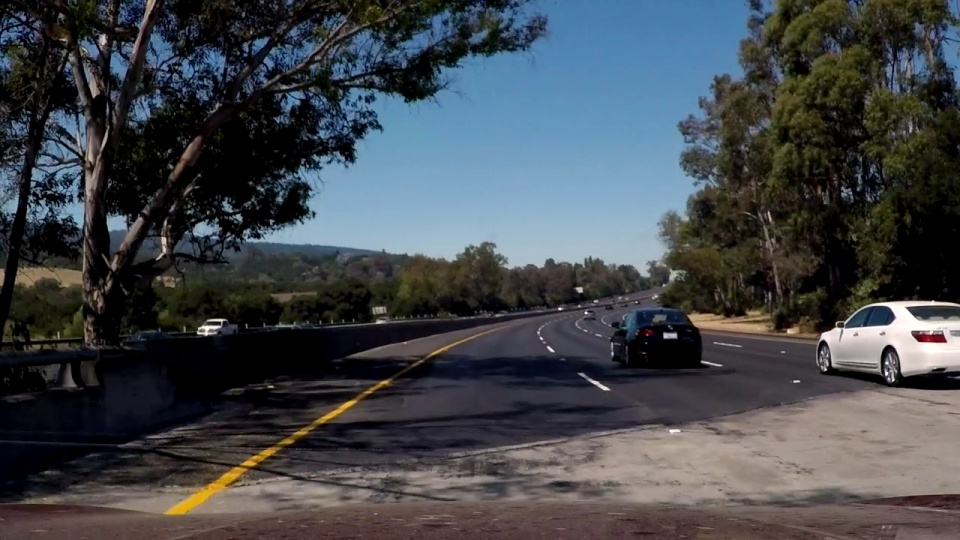
#> input picture pi2/slope_test.jpg, 960 x 540 px; its folder holds only this picture in this run
$ python -i LineDetection.py   (imports and definitions only)
#> lines starting #> are read from the running program, lines starting #| are printed output that depends on the picture; after the words box and inside, x2 and y2 are one past the last pixel; in counts of white or black regions, pixels touching at a corner belong together
import matplotlib.pyplot as plt
import matplotlib.image as mpimg
import numpy as np
import cv2
import random
import os, sys

# [1 line not run here, left out]
fit_result, l_fit_result, r_fit_result, L_lane,R_lane = [], [], [], [], []

def canny(img, low_threshold, high_threshold):
    return cv2.Canny(img, low_threshold, high_threshold)

def gaussian_blur(img, kernel_size):
    return cv2.GaussianBlur(img, (kernel_size, kernel_size), 0)

def region_of_interest(img, vertices):
    mask = np.zeros_like(img)
    if len(img.shape) > 2:
        channel_count = img.shape[2]  # i.e. 3 or 4 depending on your image
        ignore_mask_color = (255,) * channel_count
    else:
        ignore_mask_color = 255
    cv2.fillPoly(mask, vertices, ignore_mask_color)
    masked_image = cv2.bitwise_and(img, mask)
    return masked_image

def draw_lines(img, lines, color=[255, 0, 0], thickness=10):
      for line in lines:
        for x1,y1,x2,y2 in line:
            cv2.line(img, (x1, y1), (x2, y2), color, thickness)

def hough_lines(img, rho, theta, threshold, min_line_len, max_line_gap):
    lines = cv2.HoughLinesP(img, rho, theta, threshold, np.array([]), minLineLength=min_line_len, maxLineGap=max_line_gap)
    line_arr = np.zeros((img.shape[0], img.shape[1], 3), dtype=np.uint8)
    return lines

def weighted_img(img, initial_img, alpha=0.8, beta=1., ramda=0.):
    return cv2.addWeighted(initial_img, alpha, img, beta, ramda)

def Collect_points(lines):
    interp = lines.reshape(lines.shape[0]*2,2)
    for line in lines:
        if np.abs(line[3]-line[1]) > 5:
            tmp = np.abs(line[3]-line[1])
            a = line[0] ; b = line[1] ; c = line[2] ; d = line[3]
            slope = (line[2]-line[0])/(line[3]-line[1])
            for m in range(0,tmp,5):
                if slope>0:
                    new_point = np.array([[int(a+m*slope),int(b+m)]])
                    interp = np.concatenate((interp,new_point),axis = 0)
                elif slope<0:
                    new_point = np.array([[int(a-m*slope),int(b-m)]])
                    interp = np.concatenate((interp,new_point),axis = 0)
    return interp

def get_random_samples(lines):
    one = random.choice(lines)
    two = random.choice(lines)
    if(two[0]==one[0]): # extract again if values are overlapped
        while two[0]==one[0]:
            two = random.choice(lines)
    one, two = one.reshape(1,2), two.reshape(1,2)
    three = np.concatenate((one,two),axis=1)
    three = three.squeeze()
    return three

def compute_model_parameter(line):
    # y = mx+n
    m = (line[3] - line[1])/(line[2] - line[0])
    n = line[1] - m*line[0]
    # ax+by+c = 0
    a, b, c = m, -1, n
    par = np.array([a,b,c])
    return par

def compute_distance(par, point):
    # distance between line & point

    return np.abs(par[0]*point[:,0]+par[1]*point[:,1]+par[2])/np.sqrt(par[0]**2+par[1]**2)

def model_verification(par, lines):
    # calculate distance
    distance = compute_distance(par,lines)
    # total sum of distance between random line and sample points
    sum_dist = distance.sum(axis=0)
    # average
    avg_dist = sum_dist/len(lines)

    return avg_dist

def get_fitline(img, f_lines):

    rows,cols = img.shape[:2]
    output = cv2.fitLine(f_lines,cv2.DIST_L2,0, 0.01, 0.01)
    vx, vy, x, y = output[0], output[1], output[2], output[3]
    x1, y1 = int(((img.shape[0]-1)-y)/vy*vx + x) , img.shape[0]-1
    x2, y2 = int(((img.shape[0]/2+100)-y)/vy*vx + x) , int(img.shape[0]/2+100)
    result = [x1,y1,x2,y2]

    return result

def draw_fitline(img, result_l,result_r, color=(255,0,255), thickness = 10):
    # draw fitting line
    lane = np.zeros_like(img)
    cv2.line(lane, (int(result_l[0]) , int(result_l[1])), (int(result_l[2]), int(result_l[3])), color, thickness)
    cv2.line(lane, (int(result_r[0]) , int(result_r[1])), (int(result_r[2]), int(result_r[3])), color, thickness)
    # add original image & extracted lane lines
    final = weighted_img(lane, img, 1,0.5)
    return final

def erase_outliers(par, lines):
    # distance between best line and sample points
    distance = compute_distance(par,lines)

    #filtered_dist = distance[distance<15]
    filtered_lines = lines[distance<13,:]
    return filtered_lines

def smoothing(lines, pre_frame):
    # collect frames & print average line
    lines = np.squeeze(lines)
    avg_line = np.array([0,0,0,0])

    for ii,line in enumerate(reversed(lines)):
        if ii == pre_frame:
            break
        avg_line += line
    avg_line = avg_line / pre_frame

    return avg_line

def ransac_line_fitting(img, lines, min=100):
    global fit_result, l_fit_result, r_fit_result
    best_line = np.array([0,0,0])
    if(len(lines)!=0):
        for i in range(30):
            sample = get_random_samples(lines)
            parameter = compute_model_parameter(sample)
            cost = model_verification(parameter, lines)
            if cost < min: # update best_line
                min = cost
                best_line = parameter
            if min < 3: break
        # erase outliers based on best line
        filtered_lines = erase_outliers(best_line, lines)
        fit_result = get_fitline(img, filtered_lines)
    else:
        if (fit_result[2]-fit_result[1])/(fit_result[1]-fit_result[0]) < 0:
            l_fit_result = fit_result
            return l_fit_result
        else:
            r_fit_result = fit_result
            return r_fit_result

    if (fit_result[2]-fit_result[1])/(fit_result[1]-fit_result[0]) < 0:
        l_fit_result = fit_result
        return l_fit_result
    else:
        r_fit_result = fit_result
        return r_fit_result

def detect_lanes_img(img):

    height, width = img.shape[:2]

    # Set ROI
    vertices = np.array([[(50,height),(width/2-45, height/2+60), (width/2+45, height/2+60), (width-50,height)]], dtype=np.int32)
    ROI_img = region_of_interest(img, vertices)

    # Convert to grayimage
    #g_img = grayscale(img)

    # Apply gaussian filter
    blur_img = gaussian_blur(ROI_img, 3)

    # Apply Canny edge transform
    canny_img = canny(blur_img, 70, 210)
    # to except contours of ROI image
    vertices2 = np.array([[(52,height),(width/2-43, height/2+62), (width/2+43, height/2+62), (width-52,height)]], dtype=np.int32)
    canny_img = region_of_interest(canny_img, vertices2)

    # Perform hough transform
    # Get first candidates for real lane lines
    line_arr = hough_lines(canny_img, 1, 1 * np.pi/180, 30, 10, 20)

    #draw_lines(img, line_arr, thickness=2)

    line_arr = np.squeeze(line_arr)
    # Get slope degree to separate 2 group (+ slope , - slope)
    slope_degree = (np.arctan2(line_arr[:,1] - line_arr[:,3], line_arr[:,0] - line_arr[:,2]) * 180) / np.pi

    # ignore horizontal slope lines
    line_arr = line_arr[np.abs(slope_degree)<160]
    slope_degree = slope_degree[np.abs(slope_degree)<160]
    # ignore vertical slope lines
    line_arr = line_arr[np.abs(slope_degree)>95]
    slope_degree = slope_degree[np.abs(slope_degree)>95]
    L_lines, R_lines = line_arr[(slope_degree>0),:], line_arr[(slope_degree<0),:]
    #print(line_arr.shape,'  ',L_lines.shape,'  ',R_lines.shape)

    # interpolation & collecting points for RANSAC
    L_interp = Collect_points(L_lines)
    R_interp = Collect_points(R_lines)

    #draw_circle(img,L_interp,(255,255,0))
    #draw_circle(img,R_interp,(0,255,255))

    # erase outliers based on best line
    left_fit_line = ransac_line_fitting(img, L_interp)
    right_fit_line = ransac_line_fitting(img, R_interp)

    # smoothing by using previous frames
    L_lane.append(left_fit_line), R_lane.append(right_fit_line)

    if len(L_lane) > 10:
        left_fit_line = smoothing(L_lane, 10)
    if len(R_lane) > 10:
        right_fit_line = smoothing(R_lane, 10)
    final = draw_fitline(img, left_fit_line, right_fit_line)
    print(int(left_fit_line[0]), int(right_fit_line[0]))
    return final

# [19 lines not run here, left out]

>>> import cv2
>>> picture = cv2.imread('slope_test.jpg')
#> picture is the input picture: shape (540, 960, 3); mean B, G, R 75.3, 70.7, 66.5
>>> result = detect_lanes_img(picture)
#> in region_of_interest, `cv2.fillPoly(mask, vertices, ignore_mask_color)`:
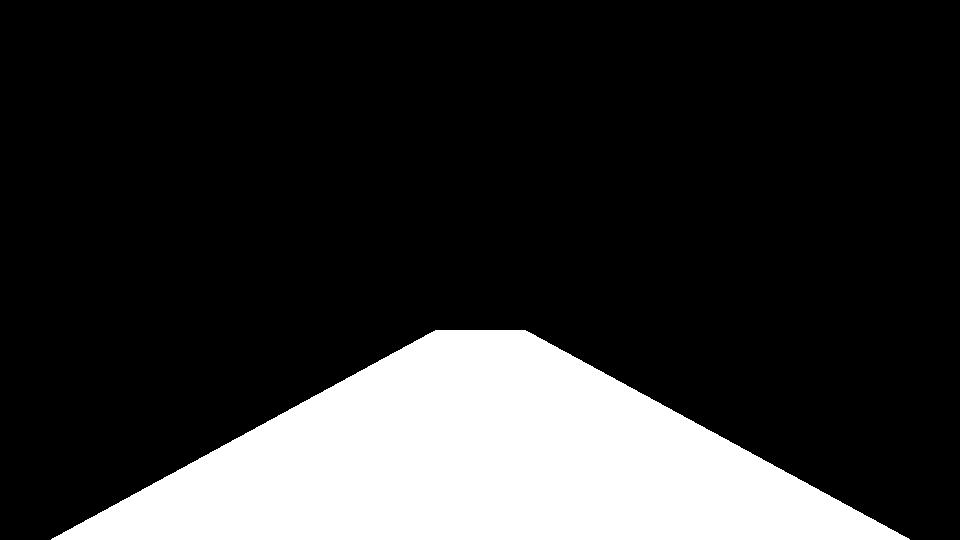
#> mask: shape (540, 960, 3); 19.3% white; 1 white region, box (x1, y1, x2, y2) and area: (51, 330, 910, 540) 99925
#> in region_of_interest, `masked_image = cv2.bitwise_and(img, mask)`:
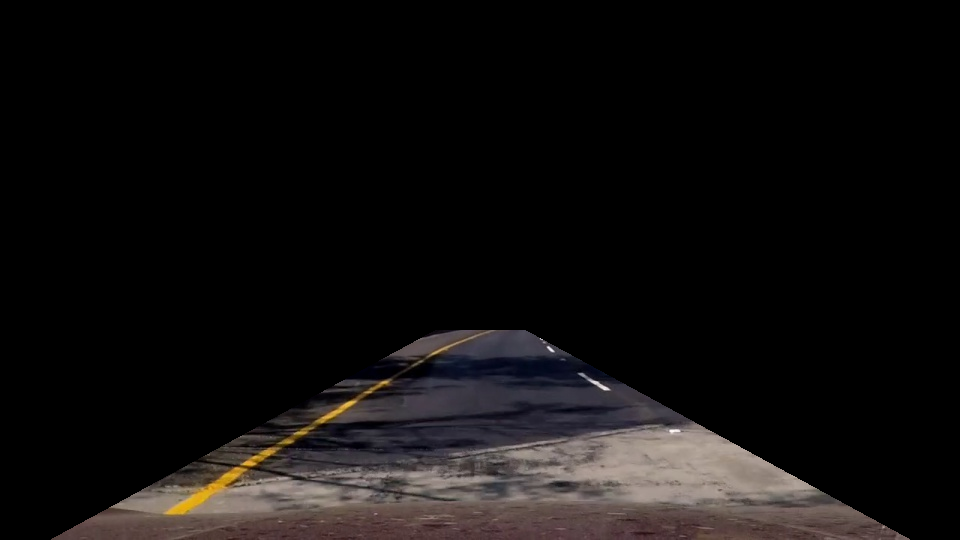
#> masked_image: shape (540, 960, 3); mean B, G, R 14.7, 15, 17.2
#> in canny, `return cv2.Canny(img, low_threshold, high_threshold)`:
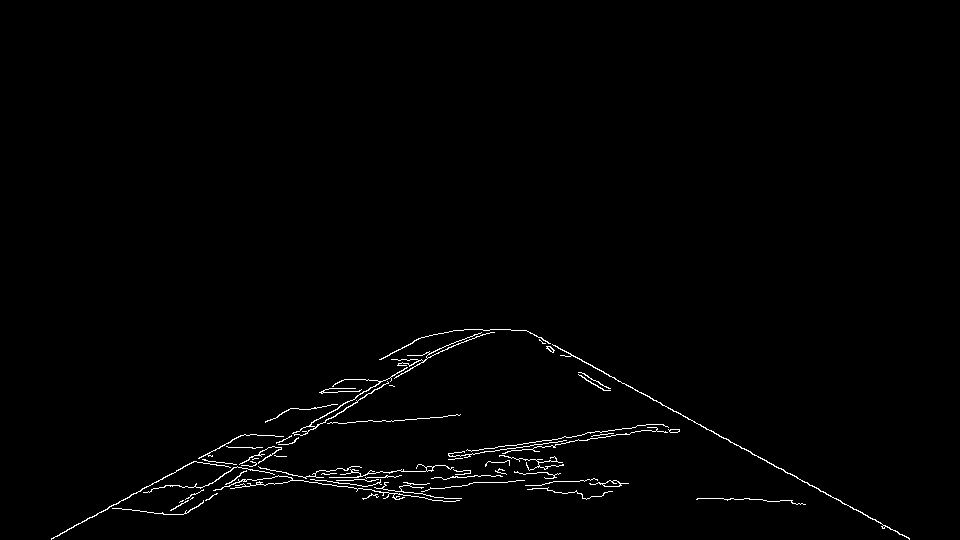
#> returned value: shape (540, 960); 1% white in thin lines or dots, all inside (x1, y1, x2, y2) = (51, 329, 910, 540)
#> in region_of_interest (call 2), `cv2.fillPoly(mask, vertices, ignore_mask_color)`:
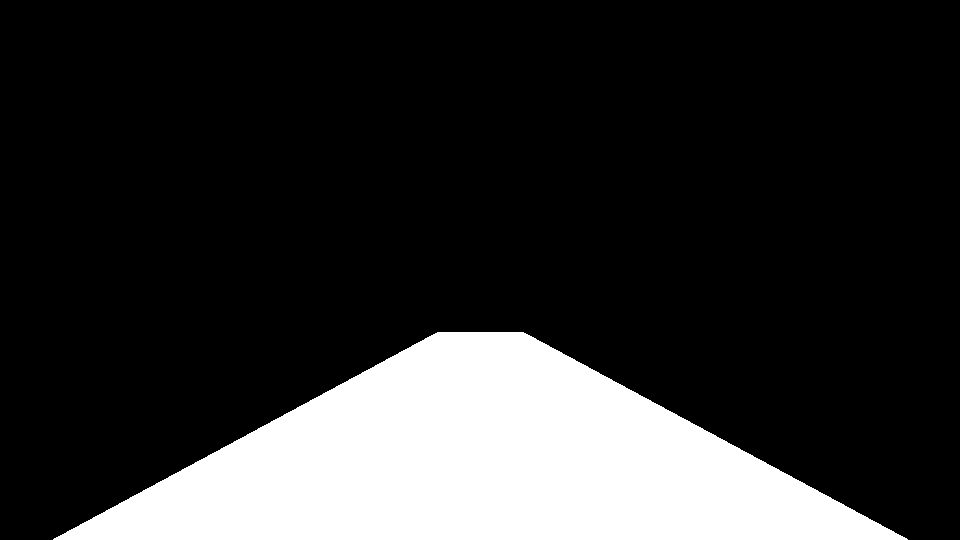
#> mask: shape (540, 960); 18.9% white; 1 white region, box (x1, y1, x2, y2) and area: (53, 332, 908, 540) 98145
#> in region_of_interest (call 2), `masked_image = cv2.bitwise_and(img, mask)`:
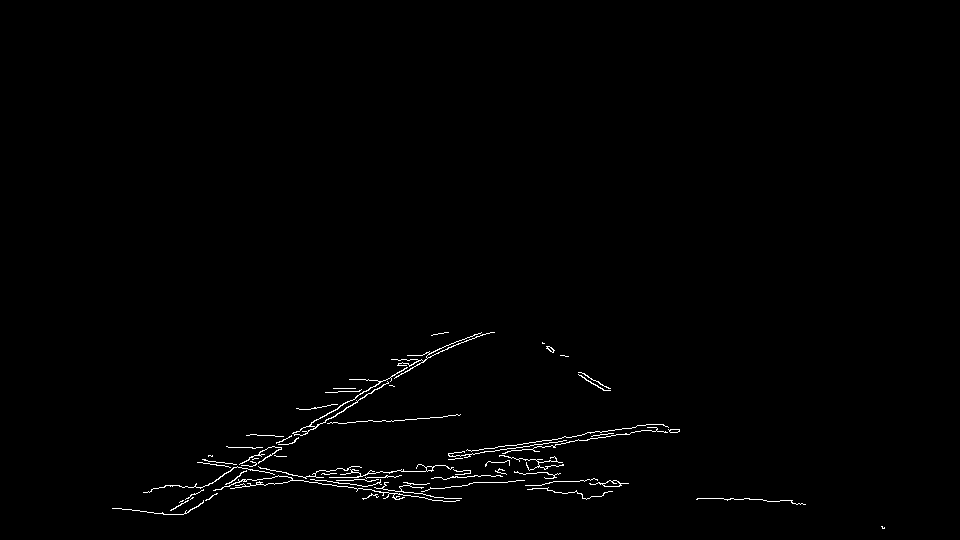
#> masked_image: shape (540, 960); 0.84% white in thin lines or dots, all inside (x1, y1, x2, y2) = (112, 332, 885, 529)
#> in hough_lines, `lines = cv2.HoughLinesP(img, rho, theta, threshold, np.array([]), minL..`: lines = 94 rows, first 6: [239, 467, 431, 352], [292, 479, 452, 501], [188, 487, 293, 475], [493, 448, 650, 424], [330, 470, 431, 471], [298, 476, 455, 498]
#> in detect_lanes_img, `line_arr = hough_lines(canny_img, 1, 1 * np.pi/180, 30, 10, 20)`: line_arr has the same summary as lines in hough_lines
#> in detect_lanes_img, `slope_degree = (np.arctan2(line_arr[:,1] - line_arr[:,3], line_arr[:,0..`: slope_degree = 94 values, max 180 at index 12, min -179.4 at index 4, mean 53.22
#> in detect_lanes_img, `line_arr = line_arr[np.abs(slope_degree)<160]`: line_arr = 16 rows, first 6: [239, 467, 431, 352], [214, 490, 449, 344], [163, 514, 283, 436], [401, 365, 486, 333], [185, 513, 343, 403], [246, 461, 380, 381]
#> in detect_lanes_img, `slope_degree = slope_degree[np.abs(slope_degree)<160]`: slope_degree = [149.1, 148.1, 147, 159.4, 145.2, 149.2, 147.3, 157.7, 158.9, -149.3, 159.2, -146.8, 149.5, 146.7, 159.4, 146.8]
#> in detect_lanes_img, `L_lines, R_lines = line_arr[(slope_degree>0),:], line_arr[(slope_degre..`: L_lines = 14 rows, first 6: [239, 467, 431, 352], [214, 490, 449, 344], [163, 514, 283, 436], [401, 365, 486, 333], [185, 513, 343, 403], [246, 461, 380, 381]; R_lines = [[578, 374, 605, 390], [583, 373, 609, 390]]
#> in Collect_points, `interp = lines.reshape(lines.shape[0]*2,2)`: interp = 28 pairs, first value 163 to 491, second value 332 to 514
#> the loop in Collect_points, `for line in lines:` made 14 passes
#> (tmp, a, b, c, d, slope) on passes 1 to 12: (115, 239, 467, 431, 352, -1.67), (146, 214, 490, 449, 344, -1.61), (78, 163, 514, 283, 436, -1.54), (32, 401, 365, 486, 333, -2.66), (110, 185, 513, 343, 403, -1.44), (80, 246, 461, 380, 381, -1.68), (45, 182, 501, 252, 456, -1.56), (16, 400, 365, 439, 349, -2.44), (32, 398, 364, 481, 332, -2.59), (11, 342, 391, 371, 380, -2.64), (33, 241, 467, 297, 434, -1.7), (25, 238, 467, 276, 442, -1.52)
#> after the loop in Collect_points, `for line in lines:`: interp = 192 pairs, first value 163 to 491, second value 332 to 514
#> in detect_lanes_img, `L_interp = Collect_points(L_lines)`: L_interp has the same summary as interp in Collect_points
#> the loop in Collect_points (call 2), `for line in lines:` made 2 passes
#> (tmp, a, b, c, d, slope) on passes 1 to 2: (16, 578, 374, 605, 390, 1.69), (17, 583, 373, 609, 390, 1.53)
#> in detect_lanes_img, `R_interp = Collect_points(R_lines)`: R_interp = [[578, 374], [605, 390], [583, 373], [609, 390], [578, 374], [586, 379], [594, 384], [603, 389], [583, 373], [590, 378], [598, 383], [605, 388]]
#> the loop in ransac_line_fitting, `for i in range(30):` made 30 passes
#> (sample, m in compute_model_parameter, n in compute_model_parameter, a in compute_model_parameter, c in compute_model_parameter, sum_dist in model_verification, avg_dist in model_verification, cost) on passes 1, 3, 12: ([414, 360, 206, 498], -0.663, 634.7, -0.663, 634.7, 1028.7, 5.36, 5.36), ([279, 441, 328, 413], -0.571, 600.4, -0.571, 600.4, 712.8, 3.71, 3.71), ([314, 422, 439, 350], -0.576, 602.9, -0.576, 602.9, 653.2, 3.4, 3.4)
#> (sample, m in compute_model_parameter, n in compute_model_parameter, a in compute_model_parameter, c in compute_model_parameter, parameter, sum_dist in model_verification, avg_dist in model_verification) on passes 2, 4, 5, 6, 7, 8: ([246, 461, 334, 415], -0.523, 589.6, -0.523, 589.6, [-0.523, -1, 589.6], 1152, 6), ([480, 335, 423, 360], -0.439, 545.5, -0.439, 545.5, [-0.439, -1, 545.5], 2883.7, 15.02), ([314, 423, 239, 464], -0.547, 594.7, -0.547, 594.7, [-0.547, -1, 594.7], 839.9, 4.37), ([236, 466, 246, 470], 0.4, 371.6, 0.4, 371.6, [0.4, -1, 371.6], 16616.6, 86.54), ([271, 446, 297, 432], -0.538, 591.9, -0.538, 591.9, [-0.538, -1, 591.9], 917.5, 4.78), ([383, 385, 297, 432], -0.547, 594.3, -0.547, 594.3, [-0.547, -1, 594.3], 841, 4.38)
#> after the loop in ransac_line_fitting, `for i in range(30):`: min = 3.4
#> in erase_outliers, `distance = compute_distance(par,lines)`: distance = 192 values, max 14.47 at index 8, min 0 at index 37, mean 3.4
#> in erase_outliers, `filtered_lines = lines[distance<13,:]`: filtered_lines = 189 pairs, first value 163 to 491, second value 332 to 514
#> in get_fitline, `output = cv2.fitLine(f_lines,cv2.DIST_L2,0, 0.01, 0.01)`: output = [0.86, -0.511, 322.3, 418.3]
#> in get_fitline, `vx, vy, x, y = output[0], output[1], output[2], output[3]`: vx = [0.86]; vy = [-0.511]; x = [322.3]; y = [418.3]
#> in get_fitline, `x1, y1 = int(((img.shape[0]-1)-y)/vy*vx + x) , img.shape[0]-1`: x1 = 119; y1 = 539
#> in get_fitline, `x2, y2 = int(((img.shape[0]/2+100)-y)/vy*vx + x) , int(img.shape[0]/2+..`: x2 = 403; y2 = 370
#> in get_fitline, `result = [x1,y1,x2,y2]`: result = [119, 539, 403, 370]
#> the loop in ransac_line_fitting (call 2), `for i in range(30):` made 2 passes
#> (sample, m in compute_model_parameter, n in compute_model_parameter, a in compute_model_parameter, b in compute_model_parameter, c in compute_model_parameter, distance in model_verification, sum_dist in model_verification) on pass 1: ([605, 390, 609, 390], 0, 390, 0, -1, 390, [16, 0, 17, 0, 16, 11, 6, 1, 17, 12, 7, 2], 105)
#> (sample, m in compute_model_parameter, n in compute_model_parameter, a in compute_model_parameter, b in compute_model_parameter, c in compute_model_parameter, sum_dist in model_verification, avg_dist in model_verification) on pass 2: ([590, 378, 609, 390], 0.632, 5.37, 0.632, -1, 5.37, 17.93, 1.49)
#> in draw_fitline, `cv2.line(lane, (int(result_l[0]) , int(result_l[1])), (int(result_l[2]..`:
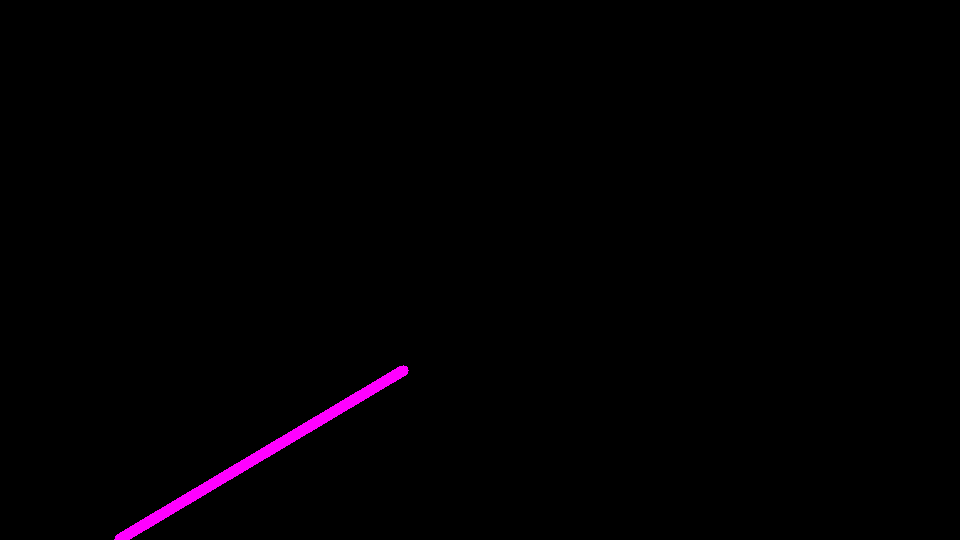
#> lane: shape (540, 960, 3); mean of channels 0, 1, 2 1.8, 0, 1.8; drawn as B, G, R
#> in draw_fitline, `cv2.line(lane, (int(result_r[0]) , int(result_r[1])), (int(result_r[2]..`:
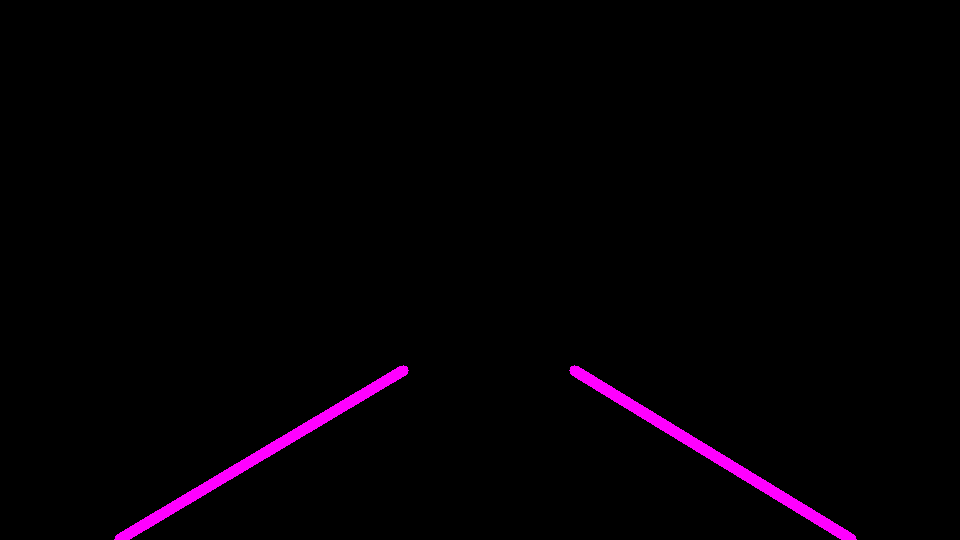
#> lane: shape (540, 960, 3); 0.71% of pixels changed, all inside (x1, y1, x2, y2) = (569, 365, 857, 540); drawn as B, G, R
#| 119 851
